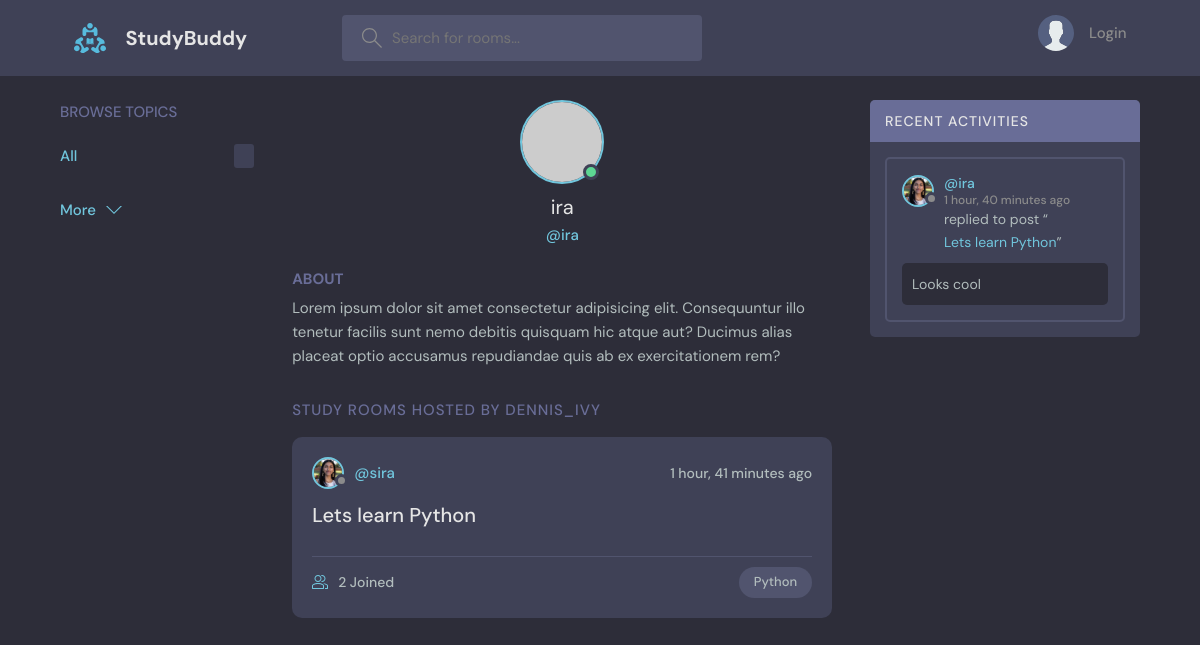
Page /profile/1/ on the committed database.
### base/models.py (models this page shows, shortened)
class User(AbstractUser):
    name = models.CharField(max_length=200, null=True)
    email = models.EmailField(unique=True)
    bio= models.TextField(null=True)
    avatar = models.ImageField(null=True, default="avatar.svg")
    USERNAME_FIELD = 'email'
    REQUIRED_FIELDS = []

class Room(models.Model):
    host = models.ForeignKey(User, on_delete=models.SET_NULL, null=True)
    topic = models.ForeignKey(Topic, on_delete=models.SET_NULL, null=True)
    name = models.CharField(max_length=200)
    description = models.TextField(null=True, blank=True)
    participants =  models.ManyToManyField(User, related_name='participants', blank=True)
    updated = models.DateTimeField(auto_now=True)
    created = models.DateTimeField(auto_now_add=True)
    class Meta:
        ordering = ['-updated', '-created']
    def __str__(self):
        return self.name

class Topic(models.Model):
    name = models.CharField(max_length=200)

class Message(models.Model):
    user = models.ForeignKey(User, on_delete=models.CASCADE)
    room = models.ForeignKey(Room, on_delete=models.CASCADE)
    body = models.TextField()
    updated = models.DateTimeField(auto_now=True)
    created = models.DateTimeField(auto_now_add=True)
    class Meta:
        ordering = ['-updated', '-created']

### base/views.py (the view)
# urls.py: path('profile/<str:pk>/', views.userProfile, name="user-profile"),
def userProfile(request , pk):
    user = User.objects.get(id=pk)
    room_messages = user.message_set.all()
    rooms = user.room_set.all()
    topic= Topic.objects.all()
    context = {'user':user, 'rooms':rooms, 'room_messages':room_messages, 'topic':topic}
    return render(request, 'base/profile.html', context)

### base/templates/base/profile.html (shortened to what this page needs)
{% extends 'main.html'%}
{% block content %}
  <main class="profile-page layout layout--3">
    <div class="container">
      {% include 'base/topics_component.html' %}
      <div class="roomList">
        <div class="profile">
          <div class="profile__avatar">
            <div class="avatar avatar--large active">
              <img src="https://randomuser.me/api/portraits/men/11.jpg" />
            </div>
          </div>
          <div class="profile__info">
            <h3>{{user.username}}</h3>
            <p>@{{user.username}}</p>
          </div>
          <div class="profile__about">
            <h3>About</h3>
            <p>
              Lorem ipsum dolor sit amet consectetur adipisicing elit. Consequuntur illo tenetur
              facilis sunt nemo debitis quisquam hic atque aut? Ducimus alias placeat optio
              accusamus repudiandae quis ab ex exercitationem rem?
            </p>
          </div>
        </div>
        <div class="roomList__header">
          <div>
            <h2>Study Rooms Hosted by dennis_ivy</a>
            </h2>
          </div>
        </div>
        {% include 'base/feed_component.html' %}
      </div>
      {% include 'base/activity_component.html' %}
    </div>
  </main>
{% endblock content %}

### base/templates/base/feed_component.html (shortened to what this page needs)
{% for room in rooms %}
<div class="roomListRoom">
    <div class="roomListRoom__header">
      <a href="{% url 'user-profile' room.host.id%}" class="roomListRoom__author">
        <div class="avatar avatar--small">
          <img src="{{room.host.avatar.url}}" />
        </div>
        <span>@s{{room.host.username}}</span>
      </a>
      <div class="roomListRoom__actions">
        <span>{{room.created|timesince}} ago</span>
      </div>
    </div>
    <div class="roomListRoom__content">
      <a href="{% url 'room' room.id%}">{{room.name}}</a>
    </div>
    <div class="roomListRoom__meta">
      <a href="{% url 'room' room.id%}" class="roomListRoom__joined">
        {{room.participants.all.count}} Joined
      </a>
      <p class="roomListRoom__topic">{{room.topic.name}}</p>
    </div>
  </div>
{% endfor %}

### base/templates/base/activity_component.html (shortened to what this page needs)
<div class="activities">
    <div class="activities__header">
      <h2>Recent Activities</h2>
    </div>
    {% for message in room_messages %}
    <div class="activities__box">
      <div class="activities__boxHeader roomListRoom__header">
        <a href="{% url 'user-profile' message.user.id%}" class="roomListRoom__author">
          <div class="avatar avatar--small">
            <img src="{{message.user.avatar.url}}" />
          </div>
          <p>
            @{{message.user.username}}
            <span>{{message.created|timesince}} ago</span>
          </p>
        </a>
      </div>
      <div class="activities__boxContent">
        <p>replied to post “<a href="{% url 'room' message.room.id%}">{{message.room}}</a>”</p>
        <div class="activities__boxRoomContent">
            {{message.body}}
        </div>
      </div>
    </div>
    {% endfor %}
  </div>

### rows in the picture
User: username "ira"
Room: host.avatar (picture), host.username "ira", created "1 hour, 41 minutes", name "Lets learn Python", participants.all.count "2", topic.name "Python"
Message: user.avatar (picture), user.username "ira", created "1 hour, 40 minutes", room "Lets learn Python", body "Looks cool"
